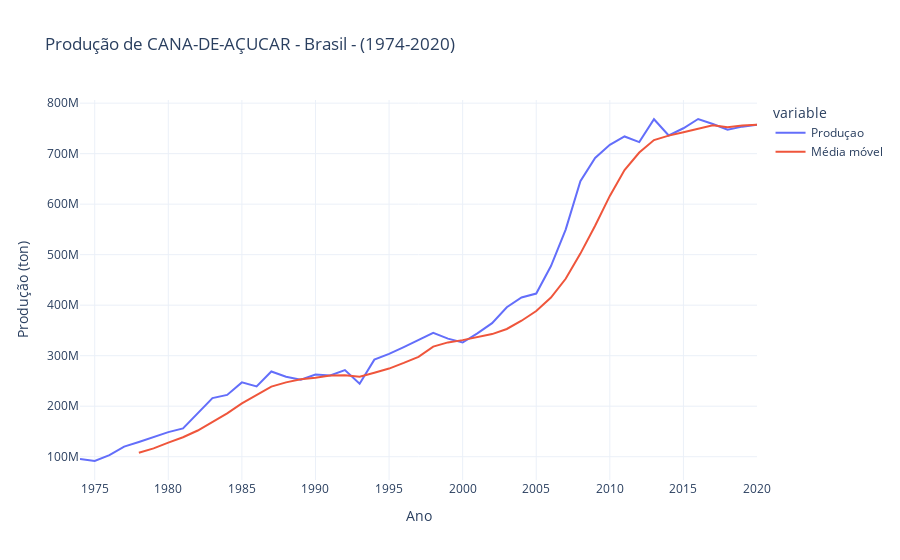

This figure's notebook cell:
### Code cell
fig =px.line(df_cana, x ='Ano', y=['Produçao', 'Média móvel'], title = 'Produção de CANA-DE-AÇUCAR - Brasil - (1974-2020)', labels= {'value': 'Produção (ton)'})
fig.update_layout(template = 'plotly_white')
